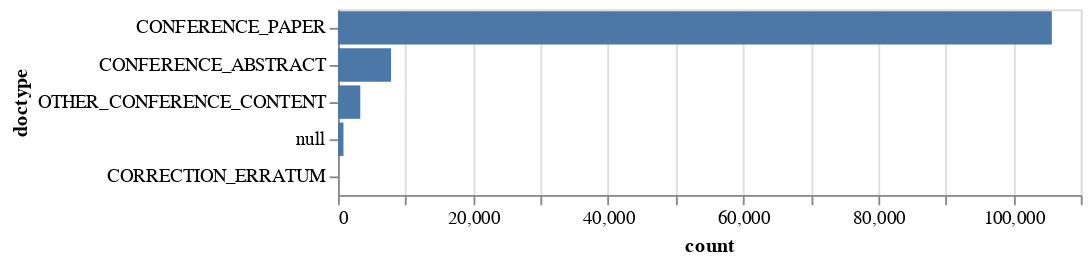

Notebook code for this chart:
### Code cell
alt.Chart(doctypes).mark_bar().encode(
    x='count',
    y=alt.Y('doctype', sort='-x')
)

### Figure 1 — Vega-Lite specification as saved in the notebook (floating-point values rounded to 4 significant figures)
{"config": {"view": {"continuousWidth": 400, "continuousHeight": 300}}, "data": {"name": "data-7564de86f1c288a077e43fcc035ba812"}, "mark": "bar", "encoding": {"x": {"field": "count", "type": "quantitative"}, "y": {"field": "doctype", "sort": "-x", "type": "nominal"}}, "$schema": "https://vega.github.io/schema/vega-lite/v4.17.0.json", "datasets": {"data-7564de86f1c288a077e43fcc035ba812": [{"doctype": "CONFERENCE_PAPER", "count": 105717}, {"doctype": "CONFERENCE_ABSTRACT", "count": 7863}, {"doctype": "OTHER_CONFERENCE_CONTENT", "count": 3303}, {"doctype": null, "count": 815}, {"doctype": "CORRECTION_ERRATUM", "count": 1}]}}
